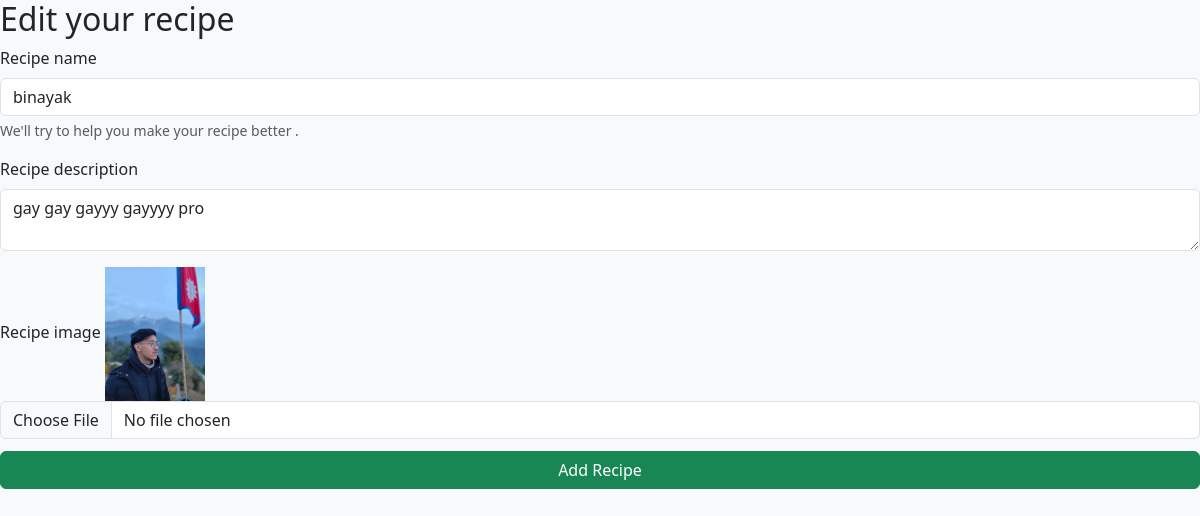
The app's page /edit_recipe/8/ with its own data.
### vegge/models.py (models this page shows)
class Recipe(models.Model):
    user= models.ForeignKey(User, on_delete=models.SET_NULL, null=True)
    name = models.CharField(max_length=100)
    description = models.TextField()
    image = models.ImageField(upload_to='recipes_img/')

### vegge/views.py (the view, shortened to what this page needs)
# urls.py: path("edit_recipe/<int:id>/", edit_recipe, name="edit_recipe"),
def edit_recipe(request, id):
    recipe = Recipe.objects.get(id=id)
    return render(request, 'edit_recipe.html', {'recipe': recipe})

### vegge/templates/edit_recipe.html (shortened to what this page needs)
<!DOCTYPE html>
<html lang="en">
<head>
    <link rel="stylesheet" href="https://cdn.jsdelivr.net/npm/bootstrap@5.3.0/dist/css/bootstrap.min.css">
</head>
<body>
    <form method="POST" enctype="multipart/form-data" id>
        <h2>Edit your recipe</h2>
        <div class="mb-3">
            <label for="name" class="form-label" default="id.name" >Recipe name</label>
            <input name="name" value="{{recipe.name}}"type="text" required class="form-control" id="name">
            <div id="recipeHelp" class="form-text">We'll try to help you make your recipe better .</div>
        </div>
        <div class="mb-3">
            <label for="description" class="form-label">Recipe description</label>
            <textarea name="description" class="form-control">{{recipe.description}}</textarea>
        </div>
        <div class="mb-3">
            <label for="recipeimage" class="form-label">Recipe image</label>
            {% if recipe.image %}
                <img src="{{ recipe.image.url }}" alt="Recipe Image" style="width: 100px; height: auto;">
            {% else %}
                No image
            {% endif %}
            <input name="image" type="file" class="form-control" id="recipeimage" accept="image/*">
        <button type="submit" class="btn btn-success">Add Recipe</button>
    </form>
</body>
</html>

### vegge/templates/edit_recipe.html (style rules this page uses)
body { background-color: #f8f9fa; }
.form-label { font-weight: 500; }
.btn-success { width: 100%; margin-top: 12px; }

### records on screen
Recipe: name "binayak", description "gay gay gayyy gayyyy pro", image (picture)
